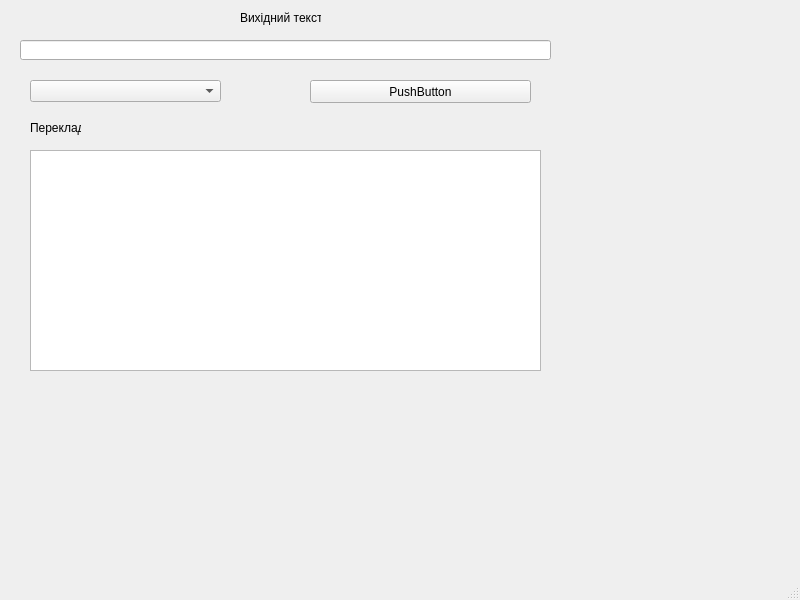
<?xml version="1.0" encoding="UTF-8"?>
<ui version="4.0">
 <class>MainWindow</class>
 <widget class="QMainWindow" name="MainWindow">
  <property name="geometry">
   <rect>
    <x>0</x>
    <y>0</y>
    <width>800</width>
    <height>600</height>
   </rect>
  </property>
  <property name="windowTitle">
   <string>MainWindow</string>
  </property>
  <widget class="QWidget" name="centralwidget">
   <widget class="QLabel" name="label">
    <property name="geometry">
     <rect>
      <x>240</x>
      <y>10</y>
      <width>47</width>
      <height>13</height>
     </rect>
    </property>
    <property name="text">
     <string/>
    </property>
   </widget>
   <widget class="QLabel" name="label_2">
    <property name="geometry">
     <rect>
      <x>240</x>
      <y>10</y>
      <width>81</width>
      <height>16</height>
     </rect>
    </property>
    <property name="text">
     <string>Вихідний текст</string>
    </property>
   </widget>
   <widget class="QLineEdit" name="lineEdit">
    <property name="geometry">
     <rect>
      <x>20</x>
      <y>40</y>
      <width>531</width>
      <height>20</height>
     </rect>
    </property>
   </widget>
   <widget class="QComboBox" name="comboBox">
    <property name="geometry">
     <rect>
      <x>30</x>
      <y>80</y>
      <width>191</width>
      <height>22</height>
     </rect>
    </property>
   </widget>
   <widget class="QPushButton" name="pushButton">
    <property name="geometry">
     <rect>
      <x>310</x>
      <y>80</y>
      <width>221</width>
      <height>23</height>
     </rect>
    </property>
    <property name="text">
     <string>PushButton</string>
    </property>
   </widget>
   <widget class="QLabel" name="label_3">
    <property name="geometry">
     <rect>
      <x>30</x>
      <y>120</y>
      <width>51</width>
      <height>16</height>
     </rect>
    </property>
    <property name="text">
     <string>Переклад</string>
    </property>
   </widget>
   <widget class="QTextEdit" name="textEdit">
    <property name="geometry">
     <rect>
      <x>30</x>
      <y>150</y>
      <width>511</width>
      <height>221</height>
     </rect>
    </property>
   </widget>
  </widget>
  <widget class="QMenuBar" name="menubar">
   <property name="geometry">
    <rect>
     <x>0</x>
     <y>0</y>
     <width>800</width>
     <height>21</height>
    </rect>
   </property>
  </widget>
  <widget class="QStatusBar" name="statusbar"/>
 </widget>
 <resources/>
 <connections/>
</ui>
